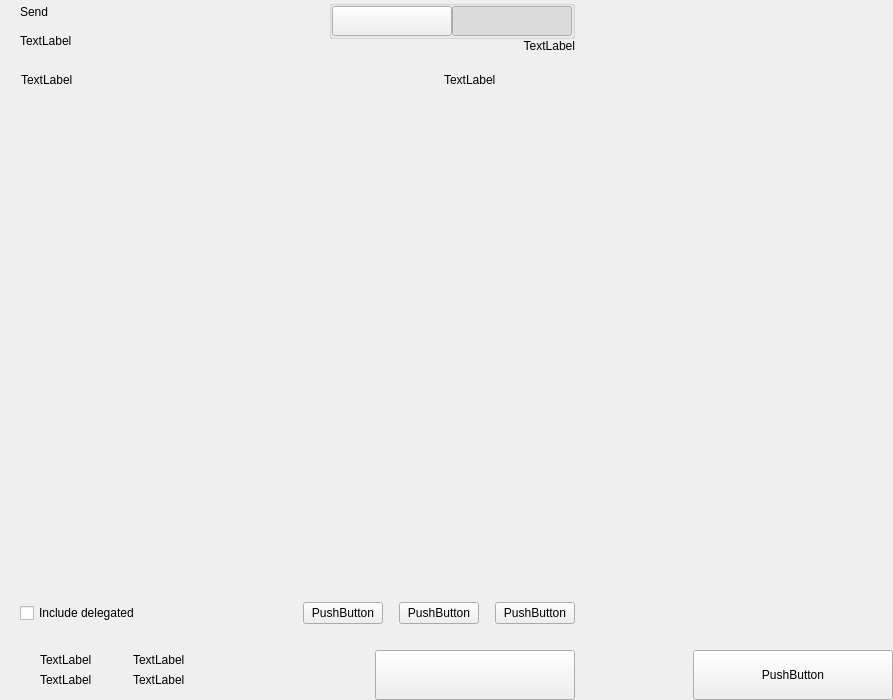
<?xml version="1.0" encoding="UTF-8"?>
<ui version="4.0">
 <class>send</class>
 <widget class="QWidget" name="send">
  <property name="geometry">
   <rect>
    <x>0</x>
    <y>0</y>
    <width>893</width>
    <height>700</height>
   </rect>
  </property>
  <property name="windowTitle">
   <string>Form</string>
  </property>
  <layout class="QHBoxLayout" name="horizontalLayout_2" stretch="2,1">
   <property name="spacing">
    <number>0</number>
   </property>
   <property name="leftMargin">
    <number>0</number>
   </property>
   <property name="topMargin">
    <number>0</number>
   </property>
   <property name="rightMargin">
    <number>0</number>
   </property>
   <property name="bottomMargin">
    <number>0</number>
   </property>
   <item>
    <widget class="QWidget" name="left" native="true">
     <layout class="QVBoxLayout" name="verticalLayout_3">
      <property name="spacing">
       <number>0</number>
      </property>
      <property name="leftMargin">
       <number>0</number>
      </property>
      <property name="topMargin">
       <number>0</number>
      </property>
      <property name="rightMargin">
       <number>0</number>
      </property>
      <property name="bottomMargin">
       <number>0</number>
      </property>
      <item>
       <layout class="QVBoxLayout" name="verticalLayout_22" stretch="0,0,0,1,0,0,0,0">
        <property name="spacing">
         <number>0</number>
        </property>
        <item>
         <layout class="QHBoxLayout" name="horizontalLayout_3">
          <property name="spacing">
           <number>0</number>
          </property>
          <property name="leftMargin">
           <number>20</number>
          </property>
          <property name="rightMargin">
           <number>20</number>
          </property>
          <item>
           <layout class="QVBoxLayout" name="verticalLayout">
            <property name="spacing">
             <number>5</number>
            </property>
            <item>
             <widget class="QLabel" name="labelTitle">
              <property name="text">
               <string>Send</string>
              </property>
              <property name="alignment">
               <set>Qt::AlignLeading|Qt::AlignLeft|Qt::AlignVCenter</set>
              </property>
             </widget>
            </item>
            <item>
             <widget class="QLabel" name="labelSubtitle1">
              <property name="text">
               <string>TextLabel</string>
              </property>
             </widget>
            </item>
           </layout>
          </item>
          <item>
           <spacer name="horizontalSpacer">
            <property name="orientation">
             <enum>Qt::Horizontal</enum>
            </property>
            <property name="sizeHint" stdset="0">
             <size>
              <width>40</width>
              <height>20</height>
             </size>
            </property>
           </spacer>
          </item>
          <item>
           <layout class="QVBoxLayout" name="verticalLayout_6">
            <property name="spacing">
             <number>0</number>
            </property>
            <item>
             <widget class="QGroupBox" name="groupBox">
              <property name="title">
               <string/>
              </property>
              <property name="alignment">
               <set>Qt::AlignLeading|Qt::AlignLeft|Qt::AlignTop</set>
              </property>
              <layout class="QHBoxLayout" name="horizontalLayout_4">
               <property name="spacing">
                <number>0</number>
               </property>
               <property name="leftMargin">
                <number>0</number>
               </property>
               <property name="topMargin">
                <number>0</number>
               </property>
               <property name="rightMargin">
                <number>0</number>
               </property>
               <property name="bottomMargin">
                <number>0</number>
               </property>
               <item>
                <widget class="QPushButton" name="pushLeft">
                 <property name="minimumSize">
                  <size>
                   <width>120</width>
                   <height>30</height>
                  </size>
                 </property>
                 <property name="maximumSize">
                  <size>
                   <width>120</width>
                   <height>30</height>
                  </size>
                 </property>
                 <property name="focusPolicy">
                  <enum>Qt::NoFocus</enum>
                 </property>
                 <property name="text">
                  <string/>
                 </property>
                 <property name="checkable">
                  <bool>true</bool>
                 </property>
                 <property name="autoExclusive">
                  <bool>true</bool>
                 </property>
                </widget>
               </item>
               <item>
                <widget class="QPushButton" name="pushRight">
                 <property name="minimumSize">
                  <size>
                   <width>120</width>
                   <height>30</height>
                  </size>
                 </property>
                 <property name="maximumSize">
                  <size>
                   <width>120</width>
                   <height>30</height>
                  </size>
                 </property>
                 <property name="focusPolicy">
                  <enum>Qt::NoFocus</enum>
                 </property>
                 <property name="text">
                  <string/>
                 </property>
                 <property name="checkable">
                  <bool>true</bool>
                 </property>
                 <property name="checked">
                  <bool>true</bool>
                 </property>
                 <property name="autoExclusive">
                  <bool>true</bool>
                 </property>
                </widget>
               </item>
              </layout>
             </widget>
            </item>
            <item>
             <widget class="QLabel" name="labelSubtitle2">
              <property name="text">
               <string>TextLabel</string>
              </property>
              <property name="alignment">
               <set>Qt::AlignRight|Qt::AlignTrailing|Qt::AlignVCenter</set>
              </property>
             </widget>
            </item>
           </layout>
          </item>
         </layout>
        </item>
        <item>
         <spacer name="verticalSpacer_2">
          <property name="orientation">
           <enum>Qt::Vertical</enum>
          </property>
          <property name="sizeType">
           <enum>QSizePolicy::Fixed</enum>
          </property>
          <property name="sizeHint" stdset="0">
           <size>
            <width>20</width>
            <height>20</height>
           </size>
          </property>
         </spacer>
        </item>
        <item>
         <layout class="QHBoxLayout" name="horizontalLayout" stretch="6,0,2">
          <property name="spacing">
           <number>0</number>
          </property>
          <property name="leftMargin">
           <number>10</number>
          </property>
          <property name="topMargin">
           <number>0</number>
          </property>
          <property name="rightMargin">
           <number>20</number>
          </property>
          <property name="bottomMargin">
           <number>0</number>
          </property>
          <item>
           <widget class="QLabel" name="labelSubtitleAddress">
            <property name="styleSheet">
             <string notr="true">margin-left:8px;</string>
            </property>
            <property name="text">
             <string>TextLabel</string>
            </property>
           </widget>
          </item>
          <item>
           <spacer name="horizontalSpacer_3">
            <property name="orientation">
             <enum>Qt::Horizontal</enum>
            </property>
            <property name="sizeType">
             <enum>QSizePolicy::Fixed</enum>
            </property>
            <property name="sizeHint" stdset="0">
             <size>
              <width>40</width>
              <height>1</height>
             </size>
            </property>
           </spacer>
          </item>
          <item>
           <widget class="QLabel" name="labelSubtitleAmount">
            <property name="text">
             <string>TextLabel</string>
            </property>
           </widget>
          </item>
         </layout>
        </item>
        <item>
         <widget class="QScrollArea" name="scrollArea">
          <property name="minimumSize">
           <size>
            <width>0</width>
            <height>350</height>
           </size>
          </property>
          <property name="styleSheet">
           <string notr="true">#scrollArea {
            background:transparent;
            margin-top:10px;
}</string>
          </property>
          <property name="horizontalScrollBarPolicy">
           <enum>Qt::ScrollBarAlwaysOff</enum>
          </property>
          <property name="sizeAdjustPolicy">
           <enum>QAbstractScrollArea::AdjustIgnored</enum>
          </property>
          <property name="widgetResizable">
           <bool>true</bool>
          </property>
          <property name="alignment">
           <set>Qt::AlignLeading|Qt::AlignLeft|Qt::AlignTop</set>
          </property>
          <widget class="QWidget" name="scrollAreaWidgetContents">
           <property name="geometry">
            <rect>
             <x>0</x>
             <y>0</y>
             <width>591</width>
             <height>16</height>
            </rect>
           </property>
           <property name="sizePolicy">
            <sizepolicy hsizetype="Preferred" vsizetype="Maximum">
             <horstretch>0</horstretch>
             <verstretch>0</verstretch>
            </sizepolicy>
           </property>
           <property name="autoFillBackground">
            <bool>false</bool>
           </property>
           <property name="styleSheet">
            <string notr="true">#scrollAreaWidgetContents {
             background:transparent;
             }</string>
           </property>
           <layout class="QVBoxLayout" name="verticalLayout_7">
            <property name="spacing">
             <number>0</number>
            </property>
            <property name="sizeConstraint">
             <enum>QLayout::SetDefaultConstraint</enum>
            </property>
            <property name="leftMargin">
             <number>0</number>
            </property>
            <property name="topMargin">
             <number>0</number>
            </property>
            <property name="rightMargin">
             <number>0</number>
            </property>
            <property name="bottomMargin">
             <number>0</number>
            </property>
           </layout>
          </widget>
         </widget>
        </item>
        <item>
         <spacer name="verticalSpacer_4">
          <property name="orientation">
           <enum>Qt::Vertical</enum>
          </property>
          <property name="sizeType">
           <enum>QSizePolicy::Fixed</enum>
          </property>
          <property name="sizeHint" stdset="0">
           <size>
            <width>20</width>
            <height>20</height>
           </size>
          </property>
         </spacer>
        </item>
        <item>
         <layout class="QHBoxLayout" name="horizontalLayout_20">
          <property name="spacing">
           <number>6</number>
          </property>
          <property name="leftMargin">
           <number>20</number>
          </property>
          <property name="rightMargin">
           <number>20</number>
          </property>
          <item>
           <widget class="QCheckBox" name="checkBoxDelegations">
            <property name="layoutDirection">
             <enum>Qt::LeftToRight</enum>
            </property>
            <property name="text">
             <string>Include delegated</string>
            </property>
           </widget>
          </item>
          <item>
           <spacer name="horizontalSpacer_4">
            <property name="orientation">
             <enum>Qt::Horizontal</enum>
            </property>
            <property name="sizeHint" stdset="0">
             <size>
              <width>10</width>
              <height>20</height>
             </size>
            </property>
           </spacer>
          </item>
          <item>
           <widget class="QPushButton" name="pushButtonFee">
            <property name="focusPolicy">
             <enum>Qt::NoFocus</enum>
            </property>
            <property name="text">
             <string>PushButton</string>
            </property>
           </widget>
          </item>
          <item>
           <spacer name="horizontalSpacer_11">
            <property name="orientation">
             <enum>Qt::Horizontal</enum>
            </property>
            <property name="sizeType">
             <enum>QSizePolicy::Minimum</enum>
            </property>
            <property name="sizeHint" stdset="0">
             <size>
              <width>10</width>
              <height>20</height>
             </size>
            </property>
           </spacer>
          </item>
          <item>
           <widget class="QPushButton" name="pushButtonClear">
            <property name="focusPolicy">
             <enum>Qt::NoFocus</enum>
            </property>
            <property name="layoutDirection">
             <enum>Qt::RightToLeft</enum>
            </property>
            <property name="text">
             <string>PushButton</string>
            </property>
           </widget>
          </item>
          <item>
           <spacer name="horizontalSpacer_6">
            <property name="orientation">
             <enum>Qt::Horizontal</enum>
            </property>
            <property name="sizeType">
             <enum>QSizePolicy::Fixed</enum>
            </property>
            <property name="sizeHint" stdset="0">
             <size>
              <width>10</width>
              <height>20</height>
             </size>
            </property>
           </spacer>
          </item>
          <item>
           <widget class="QPushButton" name="pushButtonAddRecipient">
            <property name="focusPolicy">
             <enum>Qt::NoFocus</enum>
            </property>
            <property name="text">
             <string>PushButton</string>
            </property>
           </widget>
          </item>
         </layout>
        </item>
        <item>
         <spacer name="verticalSpacer">
          <property name="orientation">
           <enum>Qt::Vertical</enum>
          </property>
          <property name="sizeType">
           <enum>QSizePolicy::Fixed</enum>
          </property>
          <property name="sizeHint" stdset="0">
           <size>
            <width>20</width>
            <height>16</height>
           </size>
          </property>
         </spacer>
        </item>
        <item>
         <layout class="QHBoxLayout" name="horizontalLayout_7">
          <property name="rightMargin">
           <number>20</number>
          </property>
          <item>
           <layout class="QHBoxLayout" name="horizontalLayout_10">
            <property name="spacing">
             <number>0</number>
            </property>
            <property name="leftMargin">
             <number>8</number>
            </property>
            <item>
             <widget class="QStackedWidget" name="stackedWidget">
              <property name="minimumSize">
               <size>
                <width>0</width>
                <height>60</height>
               </size>
              </property>
              <property name="maximumSize">
               <size>
                <width>16777215</width>
                <height>60</height>
               </size>
              </property>
              <property name="currentIndex">
               <number>0</number>
              </property>
              <widget class="QWidget" name="page1">
               <layout class="QVBoxLayout" name="verticalLayout_71" stretch="0">
                <property name="spacing">
                 <number>6</number>
                </property>
                <property name="leftMargin">
                 <number>12</number>
                </property>
                <property name="topMargin">
                 <number>0</number>
                </property>
                <property name="rightMargin">
                 <number>0</number>
                </property>
                <property name="bottomMargin">
                 <number>0</number>
                </property>
                <item>
                 <widget class="QWidget" name="coinWidget" native="true">
                  <property name="minimumSize">
                   <size>
                    <width>0</width>
                    <height>60</height>
                   </size>
                  </property>
                  <property name="maximumSize">
                   <size>
                    <width>16777215</width>
                    <height>60</height>
                   </size>
                  </property>
                  <layout class="QHBoxLayout" name="horizontalLayout_9">
                   <property name="spacing">
                    <number>0</number>
                   </property>
                   <property name="leftMargin">
                    <number>20</number>
                   </property>
                   <property name="topMargin">
                    <number>10</number>
                   </property>
                   <property name="rightMargin">
                    <number>20</number>
                   </property>
                   <property name="bottomMargin">
                    <number>10</number>
                   </property>
                   <item>
                    <layout class="QVBoxLayout" name="verticalSend">
                     <property name="spacing">
                      <number>0</number>
                     </property>
                     <item>
                      <widget class="QLabel" name="labelTitleTotalSend">
                       <property name="text">
                        <string>TextLabel</string>
                       </property>
                      </widget>
                     </item>
                     <item>
                      <widget class="QLabel" name="labelAmountSend">
                       <property name="text">
                        <string>TextLabel</string>
                       </property>
                      </widget>
                     </item>
                    </layout>
                   </item>
                   <item>
                    <spacer name="horizontalSpacer_9">
                     <property name="orientation">
                      <enum>Qt::Horizontal</enum>
                     </property>
                     <property name="sizeType">
                      <enum>QSizePolicy::Fixed</enum>
                     </property>
                     <property name="sizeHint" stdset="0">
                      <size>
                       <width>20</width>
                       <height>20</height>
                      </size>
                     </property>
                    </spacer>
                   </item>
                   <item>
                    <widget class="QLabel" name="labelLine">
                     <property name="minimumSize">
                      <size>
                       <width>1</width>
                       <height>0</height>
                      </size>
                     </property>
                     <property name="maximumSize">
                      <size>
                       <width>1</width>
                       <height>16777215</height>
                      </size>
                     </property>
                     <property name="text">
                      <string/>
                     </property>
                    </widget>
                   </item>
                   <item>
                    <spacer name="horizontalSpacer_10">
                     <property name="orientation">
                      <enum>Qt::Horizontal</enum>
                     </property>
                     <property name="sizeType">
                      <enum>QSizePolicy::Fixed</enum>
                     </property>
                     <property name="sizeHint" stdset="0">
                      <size>
                       <width>20</width>
                       <height>20</height>
                      </size>
                     </property>
                    </spacer>
                   </item>
                   <item>
                    <layout class="QVBoxLayout" name="verticalRemaining">
                     <property name="spacing">
                      <number>0</number>
                     </property>
                     <item>
                      <widget class="QLabel" name="labelTitleTotalRemaining">
                       <property name="text">
                        <string>TextLabel</string>
                       </property>
                      </widget>
                     </item>
                     <item>
                      <widget class="QLabel" name="labelAmountRemaining">
                       <property name="text">
                        <string>TextLabel</string>
                       </property>
                      </widget>
                     </item>
                    </layout>
                   </item>
                  </layout>
                 </widget>
                </item>
               </layout>
              </widget>
              <widget class="QWidget" name="page_2"/>
             </widget>
            </item>
           </layout>
          </item>
          <item>
           <spacer name="horizontalSpacer_5">
            <property name="orientation">
             <enum>Qt::Horizontal</enum>
            </property>
            <property name="sizeType">
             <enum>QSizePolicy::Expanding</enum>
            </property>
            <property name="sizeHint" stdset="0">
             <size>
              <width>40</width>
              <height>20</height>
             </size>
            </property>
           </spacer>
          </item>
          <item alignment="Qt::AlignBottom">
           <widget class="QPushButton" name="pushButtonSave">
            <property name="minimumSize">
             <size>
              <width>200</width>
              <height>50</height>
             </size>
            </property>
            <property name="maximumSize">
             <size>
              <width>200</width>
              <height>50</height>
             </size>
            </property>
            <property name="focusPolicy">
             <enum>Qt::NoFocus</enum>
            </property>
            <property name="text">
             <string/>
            </property>
           </widget>
          </item>
         </layout>
        </item>
       </layout>
      </item>
     </layout>
    </widget>
   </item>
   <item>
    <widget class="QWidget" name="right" native="true">
     <layout class="QVBoxLayout" name="verticalLayout_5">
      <property name="leftMargin">
       <number>0</number>
      </property>
      <property name="topMargin">
       <number>0</number>
      </property>
      <property name="rightMargin">
       <number>0</number>
      </property>
      <property name="bottomMargin">
       <number>0</number>
      </property>
      <item>
       <layout class="QVBoxLayout" name="verticalLayout_4">
        <property name="spacing">
         <number>6</number>
        </property>
        <item>
         <widget class="OptionButton" name="btnCoinControl" native="true">
          <property name="minimumSize">
           <size>
            <width>0</width>
            <height>50</height>
           </size>
          </property>
         </widget>
        </item>
        <item>
         <widget class="OptionButton" name="btnChangeAddress" native="true">
          <property name="minimumSize">
           <size>
            <width>0</width>
            <height>50</height>
           </size>
          </property>
         </widget>
        </item>
        <item>
         <widget class="OptionButton" name="btnUri" native="true">
          <property name="minimumSize">
           <size>
            <width>0</width>
            <height>50</height>
           </size>
          </property>
         </widget>
        </item>
        <item>
         <spacer name="verticalSpacer_5">
          <property name="orientation">
           <enum>Qt::Vertical</enum>
          </property>
          <property name="sizeHint" stdset="0">
           <size>
            <width>20</width>
            <height>40</height>
           </size>
          </property>
         </spacer>
        </item>
        <item>
         <layout class="QHBoxLayout" name="horizontalLayout_8">
          <item>
           <spacer name="horizontalSpacer_7">
            <property name="orientation">
             <enum>Qt::Horizontal</enum>
            </property>
            <property name="sizeHint" stdset="0">
             <size>
              <width>40</width>
              <height>20</height>
             </size>
            </property>
           </spacer>
          </item>
          <item>
           <widget class="QPushButton" name="pushButtonReset">
            <property name="minimumSize">
             <size>
              <width>200</width>
              <height>50</height>
             </size>
            </property>
            <property name="maximumSize">
             <size>
              <width>200</width>
              <height>50</height>
             </size>
            </property>
            <property name="focusPolicy">
             <enum>Qt::NoFocus</enum>
            </property>
            <property name="text">
             <string>PushButton</string>
            </property>
           </widget>
          </item>
         </layout>
        </item>
       </layout>
      </item>
     </layout>
    </widget>
   </item>
  </layout>
 </widget>
 <customwidgets>
  <customwidget>
   <class>OptionButton</class>
   <extends>QWidget</extends>
   <header>qt/fls/optionbutton.h</header>
   <container>1</container>
  </customwidget>
 </customwidgets>
 <resources/>
 <connections/>
</ui>
